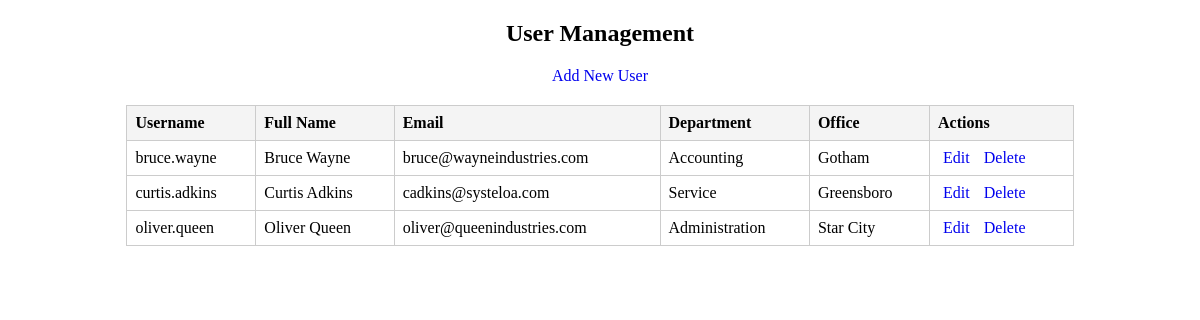
Page /usermanagement/index.php on the earlier database version.
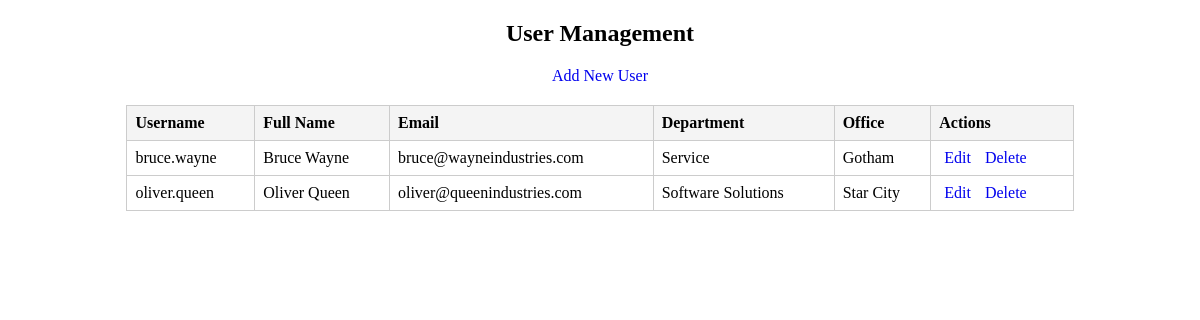
Same page on the later database version.
### tables this page shows
CREATE TABLE `users` (
  `id` int(11) NOT NULL,
  `username` varchar(50) NOT NULL,
  `fullname` varchar(100) DEFAULT NULL,
  `email` varchar(100) DEFAULT NULL,
  `dept` varchar(50) DEFAULT NULL,
  `office` varchar(50) DEFAULT NULL,
  `cardno` varchar(20) DEFAULT NULL,
  `otherEmails` varchar(100) DEFAULT NULL,
  `secondarycardno` varchar(20) DEFAULT NULL,
  `password` varchar(100) DEFAULT NULL
);

### usermanagement/index.php (the view, shortened to what this page needs)
<?php include "config.php"; ?>
<!DOCTYPE HTML PUBLIC "-//W3C//DTD HTML 4.01 Transitional//EN" "http://www.w3.org/TR/html4/loose.dtd">
<html lang="en">
<head>
</head>
<body>
    <h2 style="text-align:center;">User Management</h2>
    <a class="add" href="add_user.php">Add New User</a>
    <table>
        <tr>
            <th>Username</th>
            <th>Full Name</th>
            <th>Email</th>
            <th>Department</th>
            <th>Office</th>
            <th>Actions</th>
	</tr>
<?php
        $stmt = $pdo->query("SELECT * FROM users");
        while ($row = $stmt->fetch(PDO::FETCH_ASSOC)) {
            echo "<tr>
                    <td>{$row['username']}</td>
                    <td>{$row['fullname']}</td>
                    <td>{$row['email']}</td>
                    <td>{$row['dept']}</td>
                    <td>{$row['office']}</td>
                    <td>
                        <a href='edit_user.php?id={$row['id']}'> Edit</a>
                        <a href='delete_user.php?id={$row['id']}' onclick=\"return confirm('Delete {$row['username']}?');\">Delete</a>
                    </td>
                  </tr>";
        }
        ?>
    </table>
</body>
</html>

### usermanagement/index.php (style rules this page uses)
table { border-collapse: collapse; width: 80%; margin: 20px auto; }
th, td { border: 1px solid #ccc; padding: 8px; text-align: left; }
th { background-color: #f4f4f4; }
a { text-decoration: none; margin: 0 5px; }
.add { display: block; text-align: center; margin: 20px; }

Differences in the rows shown:
removed users: username "curtis.adkins", fullname "Curtis Adkins", email "cadkins@systeloa.com", dept "Service", office "Greensboro"
changed users "bruce.wayne": dept "Accounting" → "Service"
changed users "oliver.queen": dept "Administration" → "Software Solutions"
